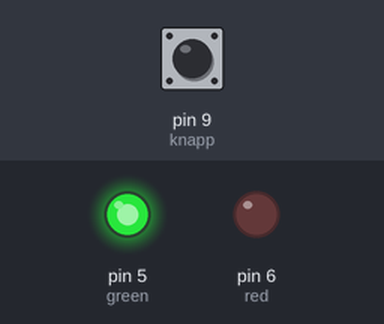
The sketch below on a simulated Arduino Uno, built with avr-gcc and run on an emulated ATmega328P. Shown: output pins drawn as LEDs (lit = HIGH). Inputs (shaded band) come from the test bench; at power-on: pin 9 (knapp) HIGH.

Above: at 1.2 s.
1.3 s: pin 9 (knapp) pulled LOW for 0.15 s
At 1.37 s:
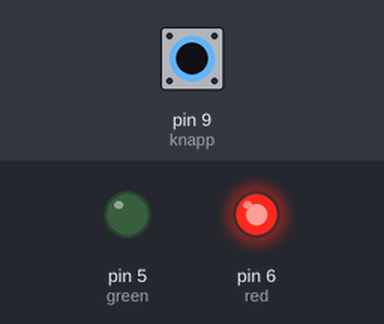
2.9 s: pin 9 (knapp) pulled LOW for 3.2 s
At 7.1 s:
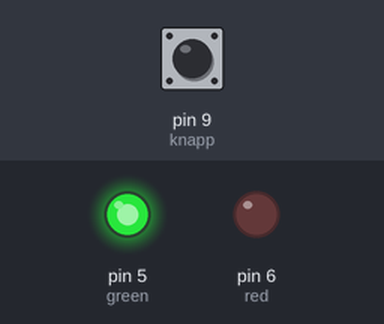
Timing chart, 0 to 8.6 s (numbered marks = the images above; inputs shaded):
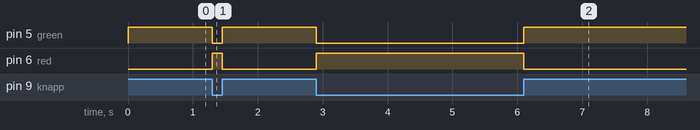

Measured:
- after the input at 1.3 s, pin 5 (green): HIGH → LOW at once, → HIGH 0.15 s later; pin 6 (red): LOW → HIGH at once, → LOW 0.15 s later
- after the input at 2.9 s, pin 5 (green): HIGH → LOW at once, → HIGH 3.2 s later; pin 6 (red): LOW → HIGH at once, → LOW 3.2 s later

The sketch:

Lysdiod_Knapp.ino
```cpp
int red = 6;
int green = 5;
int ontime = 1000;
int offtime = 500;
int knapp = 9;
void setup() {
  // put your setup code here, to run once:
pinMode(green,OUTPUT);
pinMode(red,OUTPUT);
pinMode(knapp, INPUT_PULLUP);
digitalWrite(green, LOW);
digitalWrite(red, LOW);

}

void loop() {
  // put your main code here, to run repeatedly:

if(digitalRead(knapp)==0) {
  digitalWrite(green,LOW);
digitalWrite(red,HIGH);
} else{
digitalWrite(red,LOW);
digitalWrite(green,HIGH);
}
}
```
